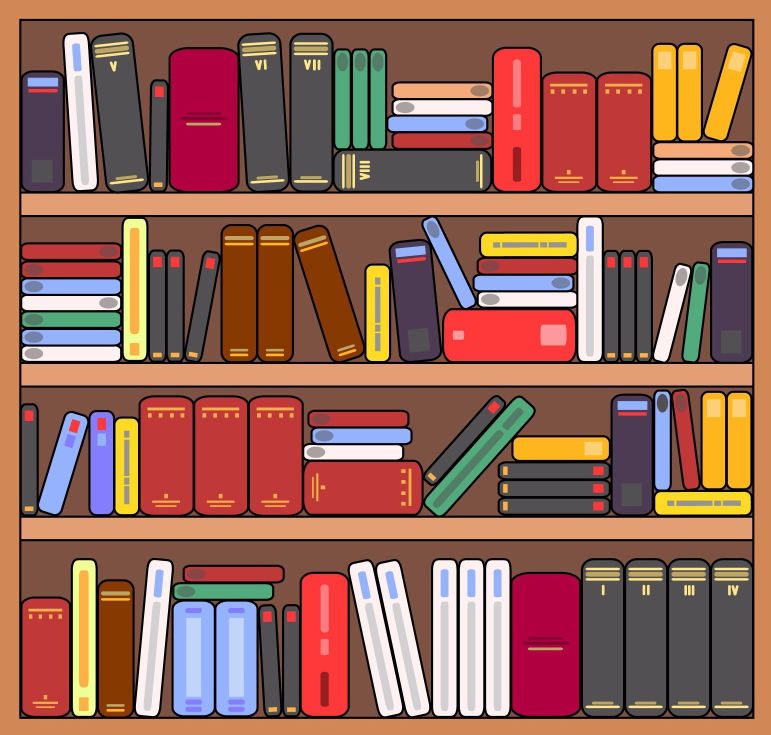
#> input picture images/shelf.jpg, 1542 x 1470 px (shown at 1/2 size)
$ jupyter execute --allow-errors tasks.ipynb
#> lines starting #> are read from the running program, lines starting #| are printed output that depends on the picture; after the words box and inside, x2 and y2 are one past the last pixel; in counts of white or black regions, pixels touching at a corner belong together
[cell 1]
import cv2
import numpy as np
import imutils
import random
import matplotlib.pyplot as plt
from collections import Counter
from sklearn.cluster import KMeans

# Лабораторная работа №15 (№9 в учебнике)

# 9.1 Обзор функций, которые используются в проекте

# Обзор функции get_color()
Рассмотрим функцию get_color(), которая принимает изображение в формате HSV. В ней инициализируется объект KMeans. Затем метод fit вызывается на объекте KMeans и передается массив pixels для обучения алгоритма кластеризации. После обучения KMeans, функция получает координаты центра кластера с наибольшим количеством пикселей, используя kmeans.cluster_centers[0] Полученный главный цвет представлен в виде массива координат RGB и преобразуется в список с помощью list(). Наконец, функция возвращает доминирующий цвет.

[cell 2]
def get_color(image):
    pixels = np.float32(image.reshape(-1, 3))
    n_colors = 1
    kmeans = KMeans(n_clusters=n_colors)
    kmeans.fit(pixels)
    dominant_color = list(kmeans.cluster_centers_[0])

    return dominant_color

# Обзор функции shelf()

Функция def shelf () предназначена для удаления фона. В процессе работы этой программы сканируется все строки, начиная с верхней. Если при сканировании интенсивности пикселей не меняются, то они обнуляются. В результате на изображении фон становится темным.

[cell 3]
def shelf (img, k = 120):
    x = 0

    for i in range (img.shape[1]):
        if x > ((img.shape[1])/1.01):
            img[i-1] = [0, 0, 0]
            img[i-2] = [0, 0, 0]
            x = 0
        for j in range(img.shape[0]):
            if(img[i][0][0] - k <= img[i][j][0] <=
            img[i][0][0] + k) and (
                img[i][0][1] - k <= img[i][j][1] <=
                img[i][0][1] + k
            ) and (
                img[i][0][2] - k <= img[i][j][2] <=
                img[i][0][2] + k
            ):
                x += 1

    return img.astype(np.uint8)

Продемонстрируем работу функции shelf():

[cell 4]
img = cv2.imread("images/shelf.jpg")
#> img is the input picture: shape (1470, 1542, 3); mean B, G, R 86.4, 100.8, 149.7
img = cv2.cvtColor(img, cv2.COLOR_BGR2RGB)
img = cv2.resize(img, (900, 900))
#> img: shape (900, 900, 3)

res = np.copy(img)
res = shelf(res, k=40)

plt.subplot(121), plt.imshow(img), plt.title('Оригинал')
plt.axis('off')
plt.subplot(122), plt.imshow(res), plt.title('Без фона')
plt.axis('off')
plt.show()

Так как эта функция сканирует строки, и обнуляет те, в которых значение интенсивности пикселей не меняются, её работа неточна и подойдёт для малого количества изображений.

# Обзор функции background()

[cell 5]
def background(imr, p = 40):
#> called with p = 75
    hsv_image = cv2.cvtColor(imr, cv2.COLOR_BGR2HSV)
#> hsv_image: shape (1470, 1542, 3); mean H, S, V 110.6, 130.6, 156.5
    dom_color = get_color(hsv_image)
#> dom_color = [110.6, 130.6, 156.3]
    dom_color_hsv = np.full(imr.shape, [255,255,255], dtype='uint8')
    lower = np.array([dom_color[0]-p, dom_color[1]-p, dom_color[2]-p])
#> lower = [35.58, 55.63, 81.34]
    upper = np.array([dom_color[0]+p, dom_color[1]+p, dom_color[2]+p])
#> upper = [185.6, 205.6, 231.3]

    mask = cv2.inRange(hsv_image, lower, upper)
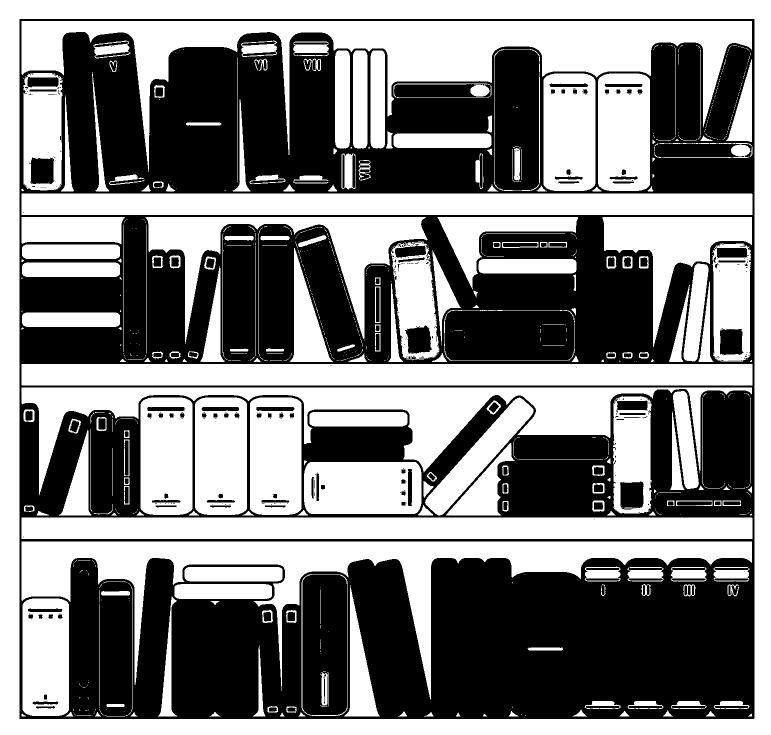
#> mask: shape (1470, 1542) (shown at 1/2 size); 50.7% white; 432 black regions (290 under 20 px), largest, box (x1, y1, x2, y2) and area: (39, 38, 1509, 1438) 1079529, (1240, 962, 1288, 1018) 2320, (810, 652, 864, 707) 2273
    res = cv2.bitwise_not(dom_color_hsv, hsv_image, mask=mask)
#> res: shape (1470, 1542, 3); mean H, S, V 54.1, 63.4, 71.6
#> dom_color_hsv: shape (1470, 1542, 3); every value is 255

    return cv2.cvtColor(res, cv2.COLOR_HSV2BGR)

Аргумент p представляет собой параметр для определния диапазона цветов. background() использует определённую раннее функию get_color и сохраняет полученное знчение в переменной dom_color. Затем функция создает верхние и нижние диапазоны цветовых значений. Значения верхнего диапазона увеличиваются на p, а нижнего уменьшаются. Затем создаётся маска по верхним и нижним диапазонам. Затем маска применяется к изображению, в результате получаем изображение без фона.

Продемонстрируем работу функции:

[cell 6]
img = cv2.imread('images/shelf.jpg')
img = cv2.cvtColor(img, cv2.COLOR_BGR2RGB)
imr = background(img, p=75)

plt.subplot(121), plt.imshow(img), plt.title('Оригинал')
plt.axis('off')
plt.subplot(122), plt.imshow(imr), plt.title('Без фона')
plt.axis('off')
plt.show()

# Обзор функции segment()
Функция segment() предназначена для разбиения всего поля изображения на сегменты, с последующей их маркировкой. Используя функцию cv2.threshold, получим, задавая порог 100, бинарное изображение. Затем создадим ядро и воспользуемся морфологической функцией cv2.morphologyEx() в режиме открытия. Операция открытия – это последовательность двух операций: сначала
применяется операция эрозии, потом операция расширения. Операция открытия хорошо удаляет шум с изображения. Затем полученное изображение обрабатывается операцией закрытия.

[cell 7]
def segment (img):
    gray = cv2.cvtColor(img, cv2.COLOR_RGB2GRAY)
    im_bw = cv2.threshold(gray, 100, 255, cv2.THRESH_BINARY)[1]
#> im_bw: shape (900, 900); 41.3% white; 271 white regions (53 under 20 px), largest, box (x1, y1, x2, y2) and area: (0, 0, 900, 900) 73837, (25, 237, 878, 263) 22178, (25, 446, 878, 472) 22178
    kernel = np.ones((3,3) , np.uint8)
    opening = cv2.morphologyEx(
        im_bw, cv2.MORPH_OPEN, kernel, iterations = 1
    )
    sure_bg = cv2.dilate(opening, kernel, iterations=1)
#> sure_bg: shape (900, 900); 45.6% white; 155 white regions, largest, box (x1, y1, x2, y2) and area: (0, 0, 900, 900) 77265, (24, 236, 879, 264) 23940, (24, 445, 879, 473) 23940
    dist_transform = cv2.distanceTransform(sure_bg,cv2.DIST_L2,3)
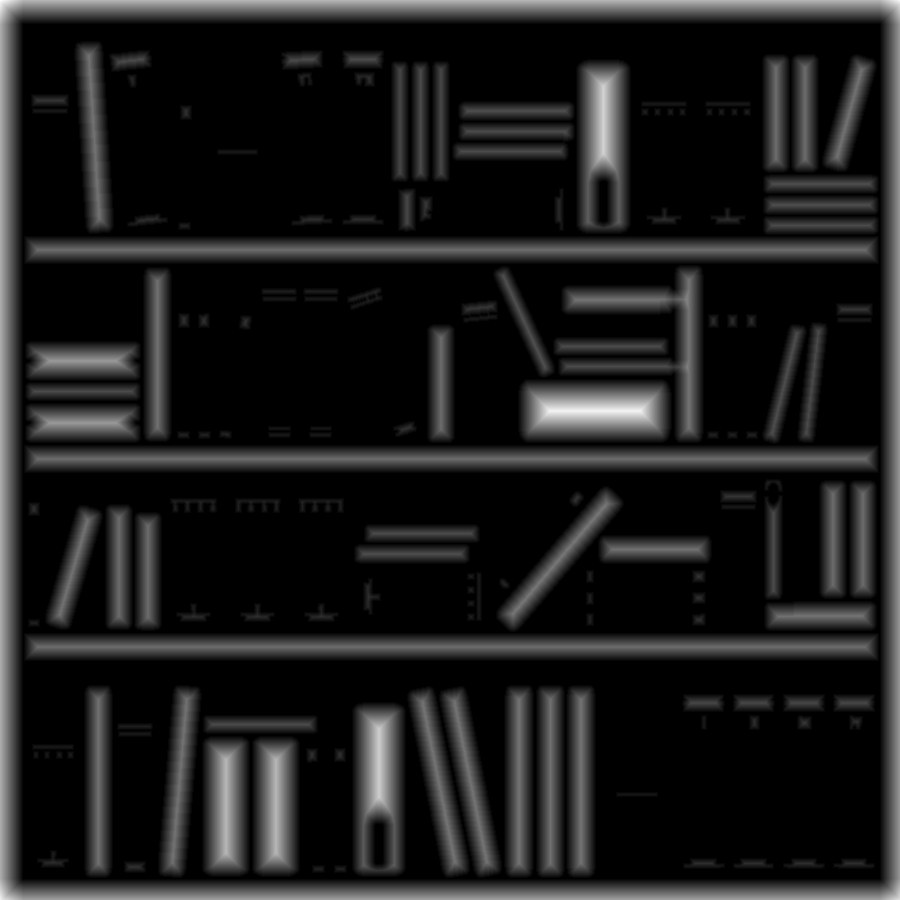
#> dist_transform: shape (900, 900) float32; min 0, max 32.45, mean 3.6; drawn with min black and max white
    ret, sure_fg = cv2.threshold(
        dist_transform, 0.01*dist_transform.max(), 255, 0
    )
#> ret = 0.324
    sure_fg = np.uint8(sure_fg)
    unknown = cv2.Canny(sure_bg, 200, 200, apertureSize=3)
#> unknown: shape (900, 900); 3.7% white in thin lines or dots
    ret, mark = cv2.connectedComponents(sure_fg)
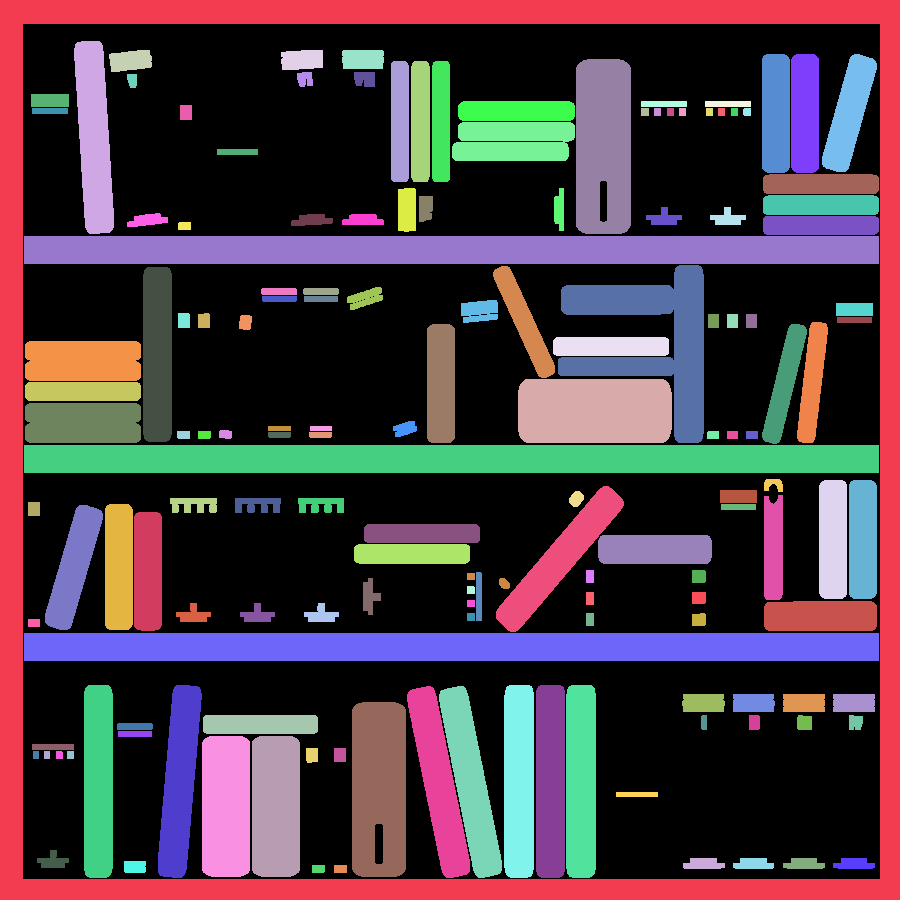
#> mark: shape (900, 900) int32; 156 distinct labels, from 0 to 155; one colour per label, 0 black
#> ret = 156
    mark += 1
#> mark: shape (900, 900) int32; 156 distinct labels, from 1 to 156
    mark[unknown == 255] = 0
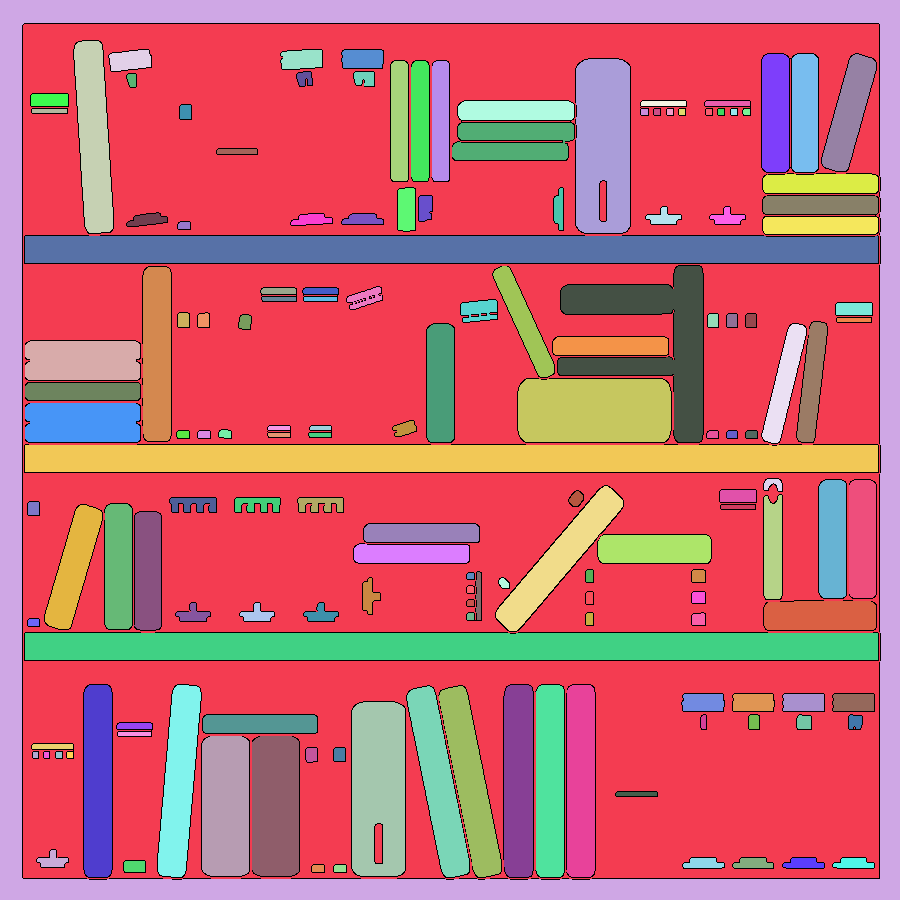
#> mark: shape (900, 900) int32; 157 distinct labels, from 0 to 156; one colour per label, 0 black
    markers = cv2.watershed(img, mark)
#> markers: shape (900, 900) int32; 157 distinct labels, from -1 to 156
    img[markers == -1] = [255, 0, 0]
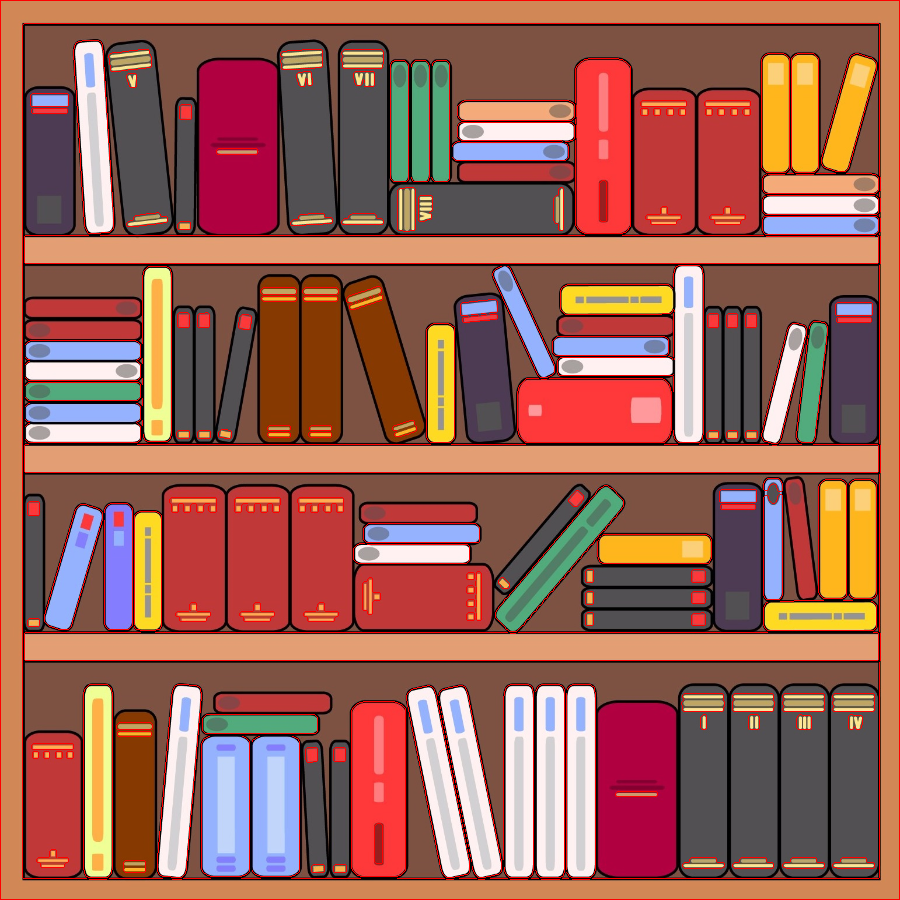
#> img: shape (900, 900, 3); mean R, G, B 157.2, 99.2, 85

    return img, im_bw, unknown

После бинаризации изображения и очистки его от шума увеличиевается расстояние между объектами. Для этого применяется distanceTransform, а затем к полученному изображению применяется пороговая обработка. Выделим контуры методом Кенни, а затем присовим каждой области внутри контура некоторый символ. Это и называется операцией маркировки. Сегментация изображения проводится методом водораздела cv2.watershed()

[cell 8]
img = cv2.imread('images/shelf.jpg')
img = cv2.cvtColor(img, cv2.COLOR_BGR2RGB)
img = cv2.resize(img, (900, 900))

img, im_bw, canny = segment(img)

plt.subplot(131), plt.imshow(img), plt.title('Оригинал')
plt.axis('off')
plt.subplot(132), plt.imshow(im_bw), plt.title('Бинарное изображение')
plt.axis('off')
plt.subplot(133), plt.imshow(canny), plt.title('Контуры Canny')
plt.axis('off')
plt.show()

# 9.2 Распознование объекта по шаблону
Метод заключается в поиске объекта на большом изображении, который соответсвует выбранному шаблону. Поиск проводится с помощью функции cv2.matchTemplate(). Шаблон перемещается по изображению и его пиксели сравниваются с градациями серого.

[cell 9]
img_rgb = cv2.imread('images/shelf.jpg')
img_rgb = cv2.cvtColor(img_rgb, cv2.COLOR_BGR2RGB)
img_gray = cv2.cvtColor(img_rgb, cv2.COLOR_RGB2GRAY)
template = cv2.imread('images/1.jpg', 0)
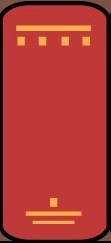
#> input picture images/1.jpg, 111 x 243 px
#> template: shape (243, 111); min 0, max 192, mean 91.8
w, h = template.shape[::-1]
#> w = 111; h = 243
res = cv2.matchTemplate(
    img_gray,
    template,
    cv2.TM_CCOEFF_NORMED
)
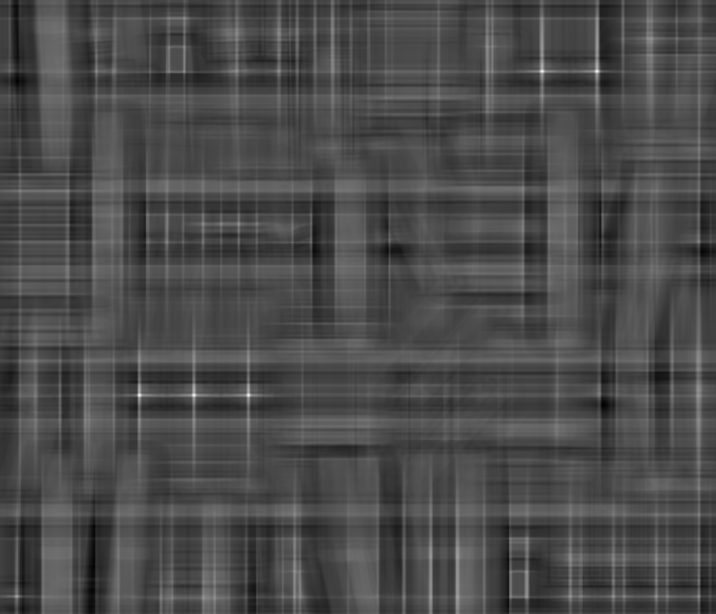
#> res: shape (1228, 1432) float32 (shown at 1/2 size); min -0.426, max 1, mean -0.00869; drawn with min black and max white
threshold = 0.8
loc = np.where(res >= threshold)
#> loc = 69 positions, rows 140 to 791, columns 277 to 1196
for pt in zip(*loc[::-1]):
    cv2.rectangle(
        img_rgb, pt, (pt[0] + w, pt[1] + h), (0, 255, 0), 2
    )
#> this loop made 69 passes
#> pt on passes 1 to 12: (1084, 140), (1083, 141), (1084, 141), (1085, 141), (1192, 141), (1193, 141), (1194, 141), (1195, 141), (1082, 142), (1083, 142), (1084, 142), (1085, 142)
#> img_rgb: shape (1470, 1542, 3); mean R, G, B 149.2, 102.7, 86.2

cv2.imwrite('res.png', img_rgb)

plt.axis('off')
plt.imshow(img_rgb);

Для правильного создания признаков объектов их нужно привести к одинаковому размеру по высоте. Для этого у каждого объекта определяем коэффициент пересчета k = h1/h0, где h0 – стандартная высота, в нашем случае h0 = 160, h1 – старая высота. Тогда новая ширина равна w = w1* h1/h0.

[cell 10]
image = cv2.imread('images/1.jpg', 1)
#> image is the input picture: shape (243, 111, 3); mean B, G, R 52.4, 56.7, 175.4
s = image.shape
#> s = (243, 111, 3)
h1, w1 = s[0], s[1]
#> h1 = 243; w1 = 111
wr = round(77 * h1 / 160)
#> wr = 117
img = cv2.resize(image, (wr, 160))
#> img: shape (160, 117, 3)
cv2.imwrite("r1.jpg", img)
print(s)
#| (243, 111, 3)
print(w1)
#| 111

# 9.3 Составление таблицы признаков
Для создания таблицы признаков объекта цветное изображение
трансформируется в серое. Затем на основе массива точек изображения и массива координат кон-
тура вычисляются все признаки объекта.

[cell 11]
img = cv2. imread('images/1.jpg', 0)
th = cv2.adaptiveThreshold(
    img, 255,
    cv2.ADAPTIVE_THRESH_MEAN_C,
    cv2.THRESH_BINARY,
    11,2
)
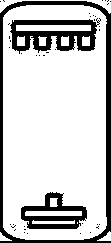
#> th: shape (243, 111); 79.6% white; 41 black regions (38 under 20 px), largest, box (x1, y1, x2, y2) and area: (0, 1, 111, 243) 2673, (10, 18, 101, 54) 1661, (21, 192, 87, 229) 1121
#> (the rest of this cell did not finish here and is left out)

# 9.4 Распознование объектов с помощью нейронной сети

[cell 12]
s = [284.0, 577.0, 180.5, 7795.5, 163.0, 111.0, 909.5, 29.5]
p = [157.55, 141.34, 90.476, 1262.1, 61.799, 78.064, 175.47, 48.730]
w = [31, 51, 7, 66, 15, 5, 24, 5]
h = [54, 26, 41, 158, 22, 37, 70, 22]
kw = [0.574, 1.9615, 0.1707, 0.4177, 0.6818, 0.1351, 0.3429, 0.2272]
ks = [0.7461, 0.4351, 0.6289, 0.7475, 0.4939, 0.6, 0.5414, 0.2682]
d = [39.878, 27.105, 15.160, 99.627, 14.406, 11.888, 34.029, 6.1287]
m0 = [284.0, 577.0, 180.5, 7795.5, 163.0, 111.0, 909.5, 29.5]
m1 = [15994, 18479, 3319.8, 255475, 790.83, 174.5, 8059.0, 40.833]
m2 = [27883, 4990.2, 1440.7, 616222, 1220.3, 2033.3, 21165, 160.5]
m3 = [307788, 175877, 180.5, 19613900, 4657.8, 3300.2, 153434, 152.375]
weights = [0.3, 0.5, 0.1, 0.2, 1, 1, 1, 1, 1, 1, 1]

def sum(a, b):
    assert(len(a) == len(b))
    output = 0
    for i in range(len(a)):
        output += (a[i] * b[i])
    return output

def art_neuron(input, weights):
    pred = sum(input, weights)
    return pred

in0 = [s[0], p[0], w[0], h[0], kw[0], ks[0], d[0], m0[0], m1[0], m2[0], m3[0]]
in1 = [s[1], p[1], w[1], h[1], kw[1], ks[1], d[1], m0[1], m1[1], m2[1], m3[1]]
in2 = [s[2], p[2], w[2], h[2], kw[2], ks[2], d[2], m0[2], m1[2], m2[2], m3[2]]
in3 = [s[3], p[3], w[3], h[3], kw[3], ks[3], d[3], m0[3], m1[3], m2[3], m3[3]]
in4 = [s[4], p[4], w[4], h[4], kw[4], ks[4], d[4], m0[4], m1[4], m2[4], m3[4]]
in5 = [s[5], p[5], w[5], h[5], kw[5], ks[5], d[5], m0[5], m1[5], m2[5], m3[5]]

print(in0)
print(in5)

pred0 = art_neuron(in0, weights)
pred1 = art_neuron(in1, weights)
pred2 = art_neuron(in2, weights)
pred3 = art_neuron(in3, weights)
pred4 = art_neuron(in4, weights)
pred5 = art_neuron(in5, weights)

print(pred0)
print(pred1)
print(pred2)
print(pred3)
print(pred4)
print(pred5)
